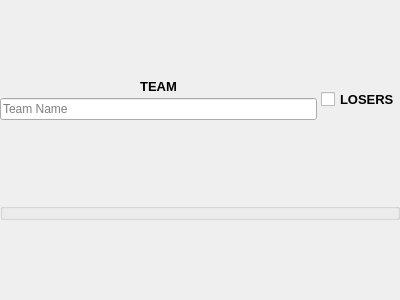
<?xml version="1.0" encoding="UTF-8"?>
<ui version="4.0">
 <class>Form</class>
 <widget class="QWidget" name="Form">
  <property name="geometry">
   <rect>
    <x>0</x>
    <y>0</y>
    <width>400</width>
    <height>300</height>
   </rect>
  </property>
  <property name="minimumSize">
   <size>
    <width>1</width>
    <height>0</height>
   </size>
  </property>
  <property name="windowTitle">
   <string>Form</string>
  </property>
  <property name="locale">
   <locale language="English" country="UnitedStates"/>
  </property>
  <layout class="QVBoxLayout" name="verticalLayout">
   <property name="spacing">
    <number>4</number>
   </property>
   <property name="leftMargin">
    <number>0</number>
   </property>
   <property name="topMargin">
    <number>0</number>
   </property>
   <property name="rightMargin">
    <number>0</number>
   </property>
   <property name="bottomMargin">
    <number>0</number>
   </property>
   <item>
    <layout class="QHBoxLayout" name="horizontalLayout_2">
     <property name="spacing">
      <number>4</number>
     </property>
     <item>
      <layout class="QVBoxLayout" name="verticalLayout_3">
       <item>
        <widget class="QLabel" name="teamLabel">
         <property name="minimumSize">
          <size>
           <width>1</width>
           <height>0</height>
          </size>
         </property>
         <property name="font">
          <font>
           <pointsize>10</pointsize>
           <bold>true</bold>
          </font>
         </property>
         <property name="text">
          <string>TEAM</string>
         </property>
         <property name="alignment">
          <set>Qt::AlignCenter</set>
         </property>
        </widget>
       </item>
       <item>
        <widget class="QLineEdit" name="teamName">
         <property name="minimumSize">
          <size>
           <width>1</width>
           <height>0</height>
          </size>
         </property>
         <property name="placeholderText">
          <string>Team Name</string>
         </property>
        </widget>
       </item>
      </layout>
     </item>
     <item>
      <widget class="QCheckBox" name="losers">
       <property name="sizePolicy">
        <sizepolicy hsizetype="Maximum" vsizetype="Fixed">
         <horstretch>0</horstretch>
         <verstretch>0</verstretch>
        </sizepolicy>
       </property>
       <property name="minimumSize">
        <size>
         <width>1</width>
         <height>0</height>
        </size>
       </property>
       <property name="font">
        <font>
         <pointsize>10</pointsize>
         <bold>true</bold>
        </font>
       </property>
       <property name="text">
        <string>LOSERS</string>
       </property>
       <property name="iconSize">
        <size>
         <width>32</width>
         <height>16</height>
        </size>
       </property>
      </widget>
     </item>
    </layout>
   </item>
   <item>
    <widget class="QGroupBox" name="groupBox">
     <property name="sizePolicy">
      <sizepolicy hsizetype="MinimumExpanding" vsizetype="Maximum">
       <horstretch>0</horstretch>
       <verstretch>0</verstretch>
      </sizepolicy>
     </property>
     <property name="font">
      <font>
       <pointsize>10</pointsize>
       <bold>true</bold>
      </font>
     </property>
     <property name="locale">
      <locale language="English" country="UnitedStates"/>
     </property>
     <property name="title">
      <string/>
     </property>
     <property name="alignment">
      <set>Qt::AlignCenter</set>
     </property>
     <property name="flat">
      <bool>true</bool>
     </property>
     <property name="styleSheet">
      <string notr="true">QGroupBox { padding-top: 0px; margin-top: 0px; }</string>
     </property>
     <layout class="QVBoxLayout" name="verticalLayout_2">
      <property name="spacing">
       <number>0</number>
      </property>
      <property name="leftMargin">
       <number>0</number>
      </property>
      <property name="topMargin">
       <number>0</number>
      </property>
      <property name="rightMargin">
       <number>0</number>
      </property>
      <property name="bottomMargin">
       <number>0</number>
      </property>
      <item>
       <widget class="QWidget" name="playersContainer">
        <property name="sizePolicy">
         <sizepolicy hsizetype="Preferred" vsizetype="Maximum">
          <horstretch>0</horstretch>
          <verstretch>0</verstretch>
         </sizepolicy>
        </property>
        <property name="minimumSize">
         <size>
          <width>1</width>
          <height>0</height>
         </size>
        </property>
        <layout class="QVBoxLayout" name="verticalLayout_5">
         <property name="spacing">
          <number>0</number>
         </property>
         <property name="leftMargin">
          <number>0</number>
         </property>
         <property name="topMargin">
          <number>0</number>
         </property>
         <property name="rightMargin">
          <number>0</number>
         </property>
         <property name="bottomMargin">
          <number>0</number>
         </property>
        </layout>
       </widget>
      </item>
     </layout>
    </widget>
   </item>
  </layout>
 </widget>
 <resources/>
 <connections/>
</ui>
